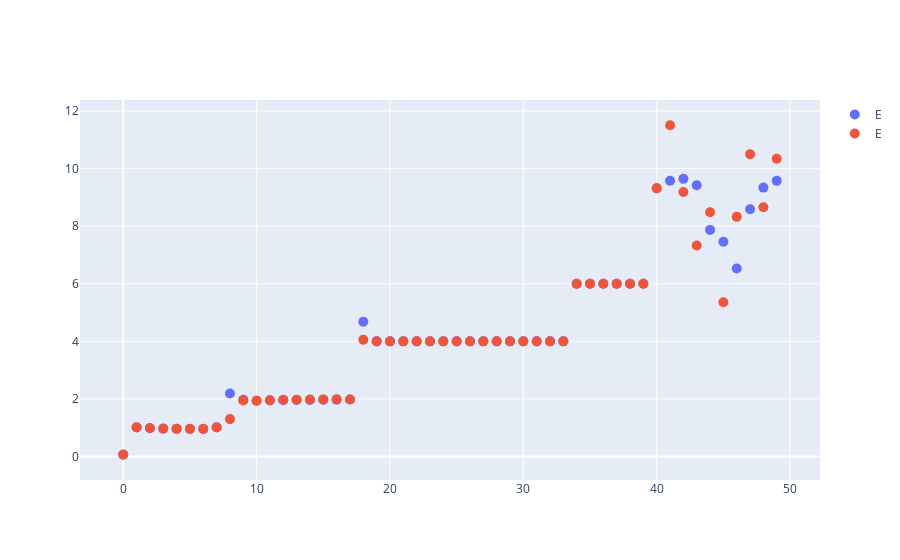

Notebook code for this chart:
### Code cell
### plot for the notes

import plotly.express as px
import plotly.graph_objects as go

# system dimensions (in units of lB)
Lx_list=[8]
Ls=6

D1=0.5*hwc #10*meV
D2=0.6*hwc #10*meV
m_n=0.1*hwc

lRx= 1.*hwc
lRy= 0.*hwc
lso= 0.*hwc
gs=0.0*hwc
gn=0.3*hwc

m_sc=3*hwc 
mu_sc=8*hwc
params=dict(m_n=m_n, mu_sc=mu_sc, m_sc=m_sc, D1=D1, D2=D2,\
            lRx=lRx, lRy=lRy, lso=lso, gs=gs, gn=gn)


# inds=np.arange(0,len(Es))
# # fig = px.scatter(x=inds,y=Es[inds])
# # fig = px.scatter(x=inds,y=-Es[::-1])
# # # # fig = px.scatter(x=[0, 1, 2, 3, 4], y=[0, 1, 4, 9, 16])
# # fig.show()

fig = go.Figure()

Nx_list=[100,200]
for Nx in Nx_list:
    E_lead=0
    for Lx in Lx_list:
        nusw1, Ree1, Reh1 = cond_plotter_vs_mu(Nx,Lx,Ls,E_lead,params)
        l= 'Nx=%d, Lx=%d' % (Nx,Lx)
#         plt.plot((Reh1/0.44), label=l)
        Reh1[17]=0.872
        Reh1[19:34]= 4*0.44
        Reh1[34:40]= 6*0.44
        fig.add_trace(go.Scatter(y=(Reh1/0.44),
                            mode='markers',marker_size=10,
                            name='E'))

fig.show()


# plt.grid()
# plt.show()

### Figure 1 — Plotly figure (JSON) as saved in the notebook; plotly's stock layout.template omitted (floating-point values rounded to 4 significant figures)
{"data": [{"marker": {"size": 10}, "mode": "markers", "name": "E", "type": "scatter", "y": [0.06246, 1.007, 0.9824, 0.9696, 0.9624, 0.9586, 0.9577, 1.018, 2.188, 1.97, 1.937, 1.951, 1.959, 1.963, 1.966, 1.97, 1.975, 1.982, 4.68, 4, 4, 4, 4, 4, 4, 4, 4, 4, 4, 4, 4, 4, 4, 4, 6, 6, 6, 6, 6, 6, 9.314, 9.577, 9.644, 9.421, 7.872, 7.46, 6.53, 8.589, 9.34, 9.574]}, {"marker": {"size": 10}, "mode": "markers", "name": "E", "type": "scatter", "y": [0.07379, 1.016, 0.9897, 0.9762, 0.9684, 0.9642, 0.9629, 1.008, 1.3, 1.944, 1.939, 1.957, 1.97, 1.976, 1.981, 1.985, 1.99, 1.982, 4.055, 4, 4, 4, 4, 4, 4, 4, 4, 4, 4, 4, 4, 4, 4, 4, 6, 6, 6, 6, 6, 6, 9.315, 11.51, 9.186, 7.332, 8.486, 5.36, 8.324, 10.5, 8.655, 10.34]}], "layout": {}}
